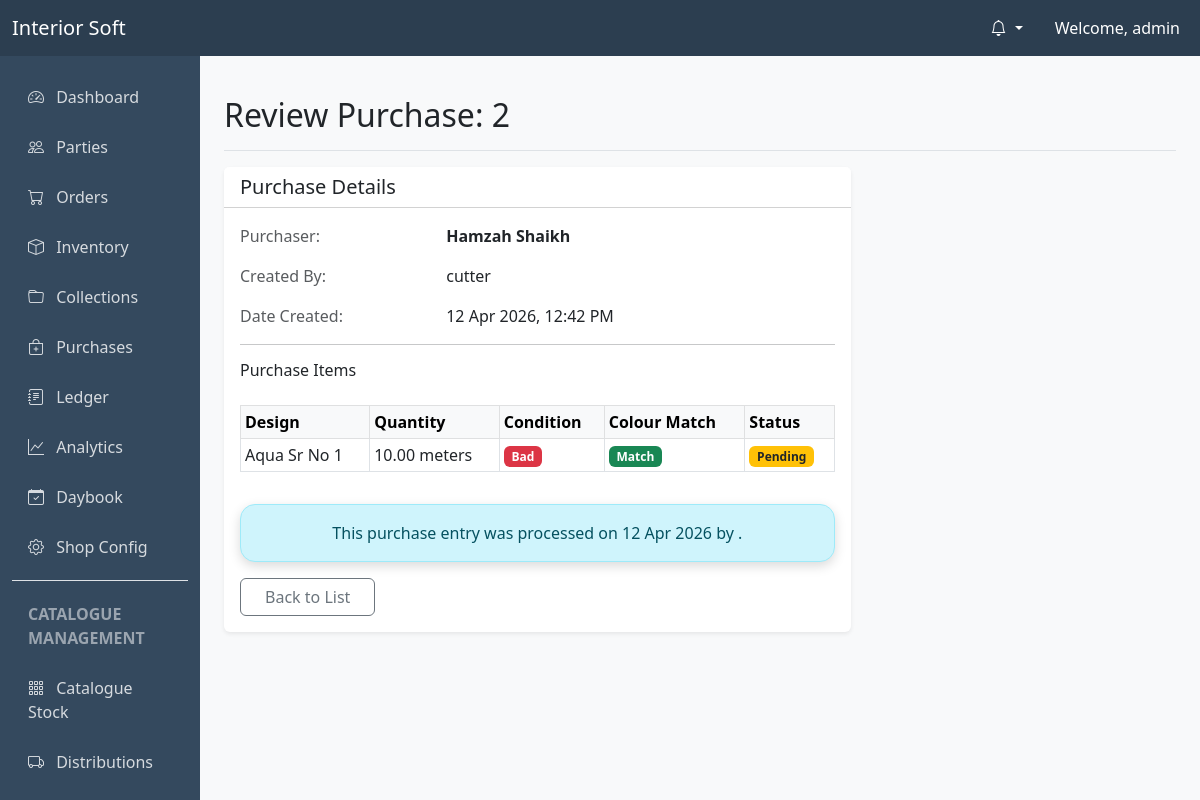
The app's page /inventory/purchases/2/approve/ (signed in) with its own data.
### users/models.py (models this page shows, shortened)
class User(AbstractUser):
    SUPERADMIN = 'superadmin'
    ADMIN = 'admin'
    ACCOUNTANT = 'accountant'
    WAREHOUSE_MANAGER = 'warehouse_manager'
    DELIVERY_PERSON = 'delivery_person'
    MARKETING_PERSON = 'marketing_person'
    ROLE_CHOICES = (
        (SUPERADMIN, 'SuperAdmin'),
        (ADMIN, 'Admin'),
        (ACCOUNTANT, 'Accountant'),
        (WAREHOUSE_MANAGER, 'Warehouse Manager'),
        (DELIVERY_PERSON, 'Delivery Person'),
        (MARKETING_PERSON, 'Marketing Person'),
    )
    role = models.CharField(max_length=20, choices=ROLE_CHOICES, default=ADMIN)
    phone_number = models.CharField(max_length=15, blank=True, null=True)
    def is_superadmin(self):
        return self.role == self.SUPERADMIN
    def is_admin(self):
        return self.role == self.ADMIN or self.role == self.SUPERADMIN
    def is_accountant(self):
        return self.role == self.ACCOUNTANT
    def is_warehouse_manager(self):
        return self.role == self.WAREHOUSE_MANAGER
    def is_delivery_person(self):
        return self.role == self.DELIVERY_PERSON

### inventory/models.py (models this page shows, shortened)
class PurchaseEntry(models.Model):
    STATUS_CHOICES = (
        ('pending', 'Pending Approval'),
        ('approved', 'Approved'),
        ('rejected', 'Rejected'),
    )
    reference_bill_number = models.CharField(max_length=100, blank=True, null=True)
    purchaser = models.ForeignKey(Purchaser, on_delete=models.CASCADE, related_name='purchases')
    status = models.CharField(max_length=20, choices=STATUS_CHOICES, default='pending')
    created_by = models.ForeignKey('users.User', on_delete=models.CASCADE, related_name='created_purchases')
    approved_by = models.ForeignKey('users.User', on_delete=models.SET_NULL, null=True, blank=True, related_name='approved_purchases')
    created_at = models.DateTimeField(auto_now_add=True)
    updated_at = models.DateTimeField(auto_now=True)

class Purchaser(models.Model):
    name = models.CharField(max_length=100, unique=True)
    phone = models.CharField(max_length=15, blank=True, null=True)
    address = models.TextField(blank=True, null=True)
    created_at = models.DateTimeField(auto_now_add=True)

class PurchaseItem(models.Model):
    CONDITION_CHOICES = (
        ('good', 'Good'),
        ('bad', 'Bad'),
    )
    COLOUR_MATCH_CHOICES = (
        ('match', 'Match'),
        ('unmatch', 'Unmatch'),
    )
    ITEM_STATUS_CHOICES = (
        ('pending', 'Pending'),
        ('approved', 'Approved'),
        ('rejected', 'Rejected'),
    )
    purchase_entry = models.ForeignKey(PurchaseEntry, on_delete=models.CASCADE, related_name='items')
    design_type = models.ForeignKey(DesignType, on_delete=models.CASCADE)
    quantity = models.DecimalField(max_digits=12, decimal_places=2)
    material_condition = models.CharField(max_length=10, choices=CONDITION_CHOICES)
    design_colour_match = models.CharField(max_length=10, choices=COLOUR_MATCH_CHOICES)
    status = models.CharField(max_length=20, choices=ITEM_STATUS_CHOICES, default='pending')

class DesignType(models.Model):
    collection = models.ForeignKey(Collection, on_delete=models.CASCADE, related_name='designs', null=True, blank=True)
    name = models.CharField(max_length=100)
    alias1 = models.CharField(max_length=100, blank=True, null=True)
    alias2 = models.CharField(max_length=100, blank=True, null=True)
    alias3 = models.CharField(max_length=100, blank=True, null=True)
    alias4 = models.CharField(max_length=100, blank=True, null=True)
    alias5 = models.CharField(max_length=100, blank=True, null=True)
    description = models.TextField(blank=True, null=True)
    unit = models.CharField(max_length=20, default='meters')
    default_price = models.DecimalField(max_digits=10, decimal_places=2, default=0.00)
    created_at = models.DateTimeField(auto_now_add=True)
    class Meta:
        constraints = [
            models.UniqueConstraint(fields=['collection', 'name'], name='uniq_design_name_per_collection'),
        ]

### inventory/views.py (the view, shortened to what this page needs)
# urls.py: path('purchases/<int:pk>/approve/', views.purchase_approve, name='purchase_approve'),
@login_required
def purchase_approve(request, pk):
    if not (request.user.is_accountant() or request.user.is_admin()):
        return redirect('dashboard')
    purchase = get_object_or_404(PurchaseEntry, pk=pk)
    return render(request, 'inventory/purchase_approve.html', {'purchase': purchase})

### templates/inventory/purchase_approve.html (shortened to what this page needs)
{% extends "base.html" %}
{% block content %}
<div class="d-flex justify-content-between flex-wrap flex-md-nowrap align-items-center pt-3 pb-2 mb-3 border-bottom">
    <h1 class="h2">Review Purchase: {{ purchase.id }}</h1>
</div>
<div class="row">
    <div class="col-md-8">
        <div class="card shadow-sm mb-4">
            <div class="card-header bg-white">
                <h5 class="mb-0">Purchase Details</h5>
            </div>
            <div class="card-body">
                <div class="row mb-3">
                    <div class="col-sm-4 text-muted">Purchaser:</div>
                    <div class="col-sm-8 fw-bold">{{ purchase.purchaser.name }}</div>
                </div>
                <div class="row mb-3">
                    <div class="col-sm-4 text-muted">Created By:</div>
                    <div class="col-sm-8">{{ purchase.created_by.username }}</div>
                </div>
                <div class="row mb-3">
                    <div class="col-sm-4 text-muted">Date Created:</div>
                    <div class="col-sm-8">{{ purchase.created_at|date:"d M Y, h:i A" }}</div>
                </div>
                <hr>
                <h6 class="mb-3">Purchase Items</h6>
                <form method="post" class="mt-4">
                    <div class="table-responsive">
                        <table class="table table-bordered table-sm">
                            <thead class="table-light">
                                <tr>
                                    <th>Design</th>
                                    <th>Quantity</th>
                                    <th>Condition</th>
                                    <th>Colour Match</th>
                                    <th>Status</th>
                                </tr>
                            </thead>
                            <tbody>
                                {% for item in purchase.items.all %}
                                <tr>
                                    <td>{{ item.design_type.name }}</td>
                                    <td>{{ item.quantity }} {{ item.design_type.unit }}</td>
                                    <td>
                                        {% if item.material_condition == 'good' %}
                                            <span class="badge bg-success">Good</span>
                                        {% else %}
                                            <span class="badge bg-danger">Bad</span>
                                        {% endif %}
                                    </td>
                                    <td>
                                        {% if item.design_colour_match == 'match' %}
                                            <span class="badge bg-success">Match</span>
                                        {% else %}
                                            <span class="badge bg-danger">Unmatch</span>
                                        {% endif %}
                                    </td>
                                    <td>
                                        {% if item.status == 'pending' %}
                                            <span class="badge bg-warning text-dark">Pending</span>
                                        {% elif item.status == 'approved' %}
                                            <span class="badge bg-success">Approved</span>
                                        {% else %}
                                            <span class="badge bg-danger">Rejected</span>
                                        {% endif %}
                                    </td>
                                </tr>
                                {% endfor %}
                            </tbody>
                        </table>
                    </div>
                    {% if purchase.status == 'pending' %}
                    <div class="mb-3 mt-3">
                        <label for="reference_bill_number" class="form-label">Reference Bill Number (Required for Approval)</label>
                        <input type="text" name="reference_bill_number" id="reference_bill_number" class="form-control" placeholder="Enter Reference Bill No" required>
                    </div>
                    <div class="alert alert-warning py-2 small">
                        <i class="bi bi-info-circle me-1"></i> Checked items will be <strong>Approved</strong> and stock updated. Unchecked items will be <strong>Rejected</strong>.
                    </div>
                    <div class="d-flex gap-2">
                        <button type="submit" name="action" value="process_items" class="btn btn-primary px-4">Process Selection</button>
                        <a href="{% url 'purchase_list' %}" class="btn btn-outline-secondary px-4">Cancel</a>
                    </div>
                    {% else %}
                    <div class="alert alert-info mt-3">
                        This purchase entry was processed on {{ purchase.updated_at|date:"d M Y" }} by {{ purchase.approved_by.username }}.
                    </div>
                    <a href="{% url 'purchase_list' %}" class="btn btn-outline-secondary px-4">Back to List</a>
                    {% endif %}
                </form>
            </div>
        </div>
    </div>
</div>
{% endblock %}

### templates/base.html (shortened to what this page needs)
<!DOCTYPE html>
<html lang="en">
<head>
    <link href="https://cdn.jsdelivr.net/npm/bootstrap@5.3.0/dist/css/bootstrap.min.css" rel="stylesheet">
    <link rel="stylesheet" href="https://cdn.jsdelivr.net/npm/bootstrap-icons@1.10.0/font/bootstrap-icons.css">
    <link href="https://cdn.jsdelivr.net/npm/select2@4.1.0-rc.0/dist/css/select2.min.css" rel="stylesheet" />
    <link href="https://cdn.jsdelivr.net/npm/select2-bootstrap-5-theme@1.3.0/dist/select2-bootstrap-5-theme.min.css" rel="stylesheet" />
</head>
<body>
    <nav class="navbar navbar-expand-lg navbar-dark sticky-top">
        <div class="container-fluid">
            <a class="navbar-brand" href="{% url 'dashboard' %}">Interior Soft</a>
            <div class="collapse navbar-collapse" id="navbarNav">
                <ul class="navbar-nav ms-auto">
                    {% if user.is_authenticated %}
                        <li class="nav-item dropdown me-3">
                            <a class="nav-link dropdown-toggle text-white" href="#" id="notifDropdown" role="button" data-bs-toggle="dropdown" aria-expanded="false">
                                <i class="bi bi-bell"></i>
                            </a>
                        </li>
                        <li class="nav-item d-none d-lg-block">
                            <span class="nav-link text-white">Welcome, {{ user.username }}</span>
                        </li>
                    {% else %}
                        <li class="nav-item">
                            <a class="nav-link" href="{% url 'login' %}">Login</a>
                        </li>
                    {% endif %}
                </ul>
            </div>
        </div>
    </nav>
    <div class="container-fluid">
        <div class="row">
            {% if user.is_authenticated and request.resolver_match.url_name != 'login' %}
            <nav id="sidebarMenu" class="col-md-3 col-lg-2 d-md-block sidebar collapse">
                <div class="sidebar-nav-container">
                    <ul class="nav flex-column">
                        {% if user.is_admin or user.is_accountant or user.is_marketing_person %}
                        <li class="nav-item">
                            <a class="nav-link" href="{% url 'dashboard' %}">
                                <i class="bi bi-speedometer2 me-2"></i> Dashboard
                            </a>
                        </li>
                        <li class="nav-item">
                            <a class="nav-link" href="{% url 'party_list' %}">
                                <i class="bi bi-people me-2"></i> Parties
                            </a>
                        </li>
                        {% endif %}
                        {% if user.is_admin or user.is_accountant %}
                        <li class="nav-item">
                            <a class="nav-link" href="{% url 'order_list' %}">
                                <i class="bi bi-cart me-2"></i> Orders
                            </a>
                        </li>
                        <li class="nav-item">
                            <a class="nav-link" href="{% url 'stock_list' %}">
                                <i class="bi bi-box me-2"></i> Inventory
                            </a>
                        </li>
                        <li class="nav-item">
                            <a class="nav-link" href="{% url 'collection_list' %}">
                                <i class="bi bi-folder me-2"></i> Collections
                            </a>
                        </li>
                        <li class="nav-item">
                            <a class="nav-link" href="{% url 'purchase_list' %}">
                                <i class="bi bi-bag-plus me-2"></i> Purchases
                            </a>
                        </li>
                        <li class="nav-item">
                            <a class="nav-link" href="{% url 'ledger_list' %}">
                                <i class="bi bi-journal-text me-2"></i> Ledger
                            </a>
                        </li>
                        <li class="nav-item">
                            <a class="nav-link" href="{% url 'analytics' %}">
                                <i class="bi bi-graph-up me-2"></i> Analytics
                            </a>
                        </li>
                        <li class="nav-item">
                            <a class="nav-link" href="{% url 'daybook' %}">
                                <i class="bi bi-calendar-check me-2"></i> Daybook
                            </a>
                        </li>
                        {% if user.is_admin %}
                        <li class="nav-item">
                            <a class="nav-link" href="{% url 'shop_config' %}">
                                <i class="bi bi-gear me-2"></i> Shop Config
                            </a>
                        </li>
                        {% endif %}
                        {% endif %}
                        {% if user.is_admin or user.is_accountant or user.is_marketing_person %}
                        <li class="nav-item border-top mt-2 pt-2">
                            <span class="nav-link disabled small text-uppercase fw-bold text-white-50">Catalogue Management</span>
                        </li>
                        <li class="nav-item">
                            <a class="nav-link {% if 'catalogues/inventory' in request.path %}active{% endif %}" href="{% url 'catalogue_inventory_list' %}">
                                <i class="bi bi-grid-3x3-gap me-2"></i> Catalogue Stock
                            </a>
                        </li>
                        <li class="nav-item">
                            <a class="nav-link {% if 'catalogues/distributions' in request.path %}active{% endif %}" href="{% url 'catalogue_distribution_list' %}">
                                <i class="bi bi-truck me-2"></i> Distributions
                            </a>
                        </li>
                        <li class="nav-item">
                            <a class="nav-link {% if 'catalogues/visits' in request.path %}active{% endif %}" href="{% url 'catalogue_visit_list' %}">
                            </a>
                        </li>
                        {% endif %}
                    </ul>
                </div>
            </nav>
            <main class="col-md-9 ms-sm-auto col-lg-10 px-md-4 py-4">
            {% else %}
            <main class="col-12 py-4">
            {% endif %}
                {% block content %}{% endblock %}
            </main>
        </div>
    </div>
</body>
</html>

### records on screen
User: username "admin"
PurchaseEntry: id "2", purchaser.name "Hamzah Shaikh", created_by.username "cutter", created_at "12 Apr 2026, 12:42 PM", updated_at "12 Apr 2026"
PurchaseItem: design_type.name "Aqua Sr No 1", quantity "10.00", design_type.unit "meters", material_condition "Bad", design_colour_match "Match", status "Pending"
